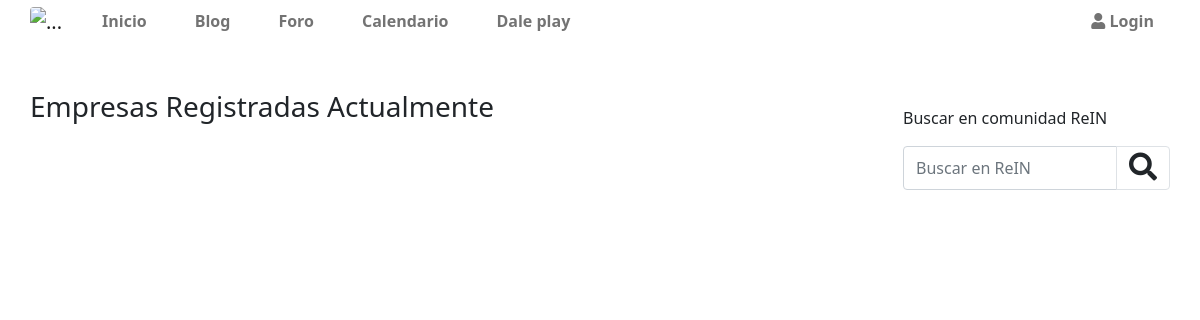
The app's page /appempresas/empresasregistradas/, older data.
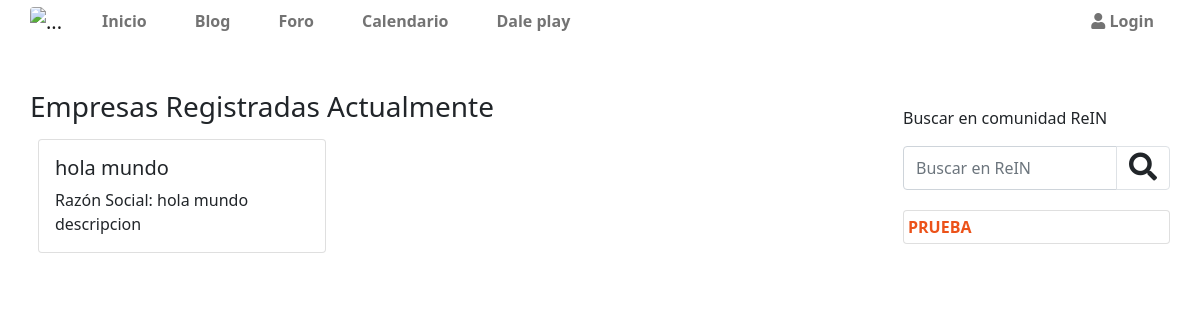
The same page, newer data.
### appempresas/models.py (models this page shows, shortened)
class empresasm(models.Model):
    nombreempresa=models.CharField(max_length=120,verbose_name='Nombre')
    razonsocialempresa=models.TextField(verbose_name='Razon Social:')
    usuarioempresa=models.ForeignKey(User,on_delete=models.CASCADE,related_name='usuarioempresa',verbose_name='Usuario')
    created=models.DateTimeField(auto_now_add=True)
    updated=models.DateTimeField(auto_now_add=True)
    class Meta:
        verbose_name='empresasm'
        verbose_name_plural='empresasms'
        ordering = ['-created']

### appcategorias/models.py (models this page shows, shortened)
class categorias(models.Model):
    nombre=models.CharField(max_length=50)
    created=models.DateTimeField(auto_now_add=True)
    updated=models.DateTimeField(auto_now_add=True)
    class Meta:
        verbose_name='categoria'
        verbose_name_plural='categorias'
        ordering = ['-created']

### appempresas/views.py (the view)
# urls.py: path('empresasregistradas/',views.empresasregistradas,name="empresasregistradas"),
def empresasregistradas(request):
    empresas = empresasm.objects.all()
    contexto = {'empresas':empresas}
    return render(request,'appempresas/empresasregistradas.html',contexto)

### apprein/context_processors.py (called while the page is built)
def data_templates(request):
    cat = categorias.objects.all()
    subcat = subcategorias.objects.all()
    blog = blogm.objects.all()
    notiblog = notificacionesblog.objects.all().count()
    notiforo = notificacionesforo.objects.all().count()
    notieventos = notificacioneseventos.objects.all().count()
    return{
        'categorias':cat,
        'subcat':subcat,
        'notificaciones':(notiblog+notiforo+notieventos)
    }

### appempresas/templates/appempresas/empresasregistradas.html (shortened to what this page needs)
{% extends "apprein/plantilla.html" %}
{% load static %}
{% load humanize %}
{% block content %}
<div class="row">
    <div class="col-lg-12">
        <h3>Empresas Registradas Actualmente</h3>
    </div>
    <div class="col-lg-12 d-flex">
        {% for e in empresas  %}
        <div class="card m-2" style="width: 18rem;">
            <div class="card-body">
              <h5 class="card-title">{{e.nombreempresa}}</h5>
              <p class="card-text">Razón Social: {{e.razonsocialempresa}}</p>
            </div>
          </div>
          {% endfor %}
    </div>
</div>
{% endblock  %}

### apprein/templates/apprein/snipets/apprein/sidebar.html (shortened to what this page needs)
<div class="col-12 col-lg-3">
    <p class="mt-3">Buscar en comunidad ReIN</p>
    <form action="/apprein/buscador/" method="get" class="d-flex">
        <div class="input-group mb-3">
          <input type="text" name="buscar" class="form-control" value="{{valor}}"  placeholder="Buscar en ReIN" aria-label="Recipient's username" aria-describedby="button-addon2">
          <button class="btn btn-outline-light border" type="submit" id="button-addon2"><i class="fas fa-search fs-3 text-dark"></i></button>
        </div>
      </form>
    {% if categorias %}
        {% for cat in categorias  %}
        <ul class="list-group">
            <li class="list-group-item d-flex my-1 justify-content-between p-1 ">
                <div class="d-flex">
                    <a href="{% url 'resultadosporcategoria' cat.id %}" class=" text-uppercase enlace m-auto fw-bold">{{cat.nombre}}</a>
                </div>
            </li>
        </ul>
        {% endfor %}
    {% endif %}
    </div>
  </div>

Row changes from the older to the newer data that the page shows:
added empresasm: nombreempresa "hola mundo", razonsocialempresa "hola mundo descripcion"
added categorias: nombre "PRUEBA"
